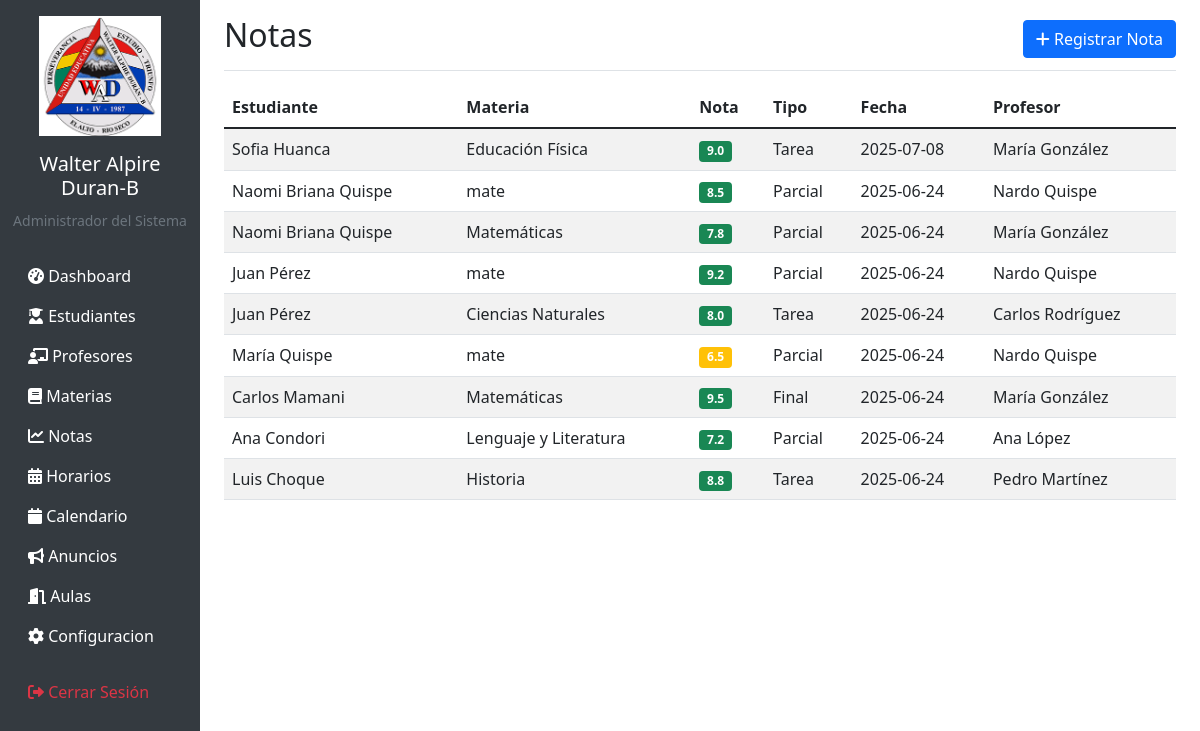
Page /grades (signed in) on the committed database.
### tables this page shows
CREATE TABLE grades (
            id INTEGER PRIMARY KEY AUTOINCREMENT,
            student_id INTEGER NOT NULL,
            subject_id INTEGER NOT NULL,
            grade_value REAL NOT NULL,
            grade_type TEXT NOT NULL CHECK (grade_type IN ('parcial', 'final', 'tarea')),
            date_recorded DATE DEFAULT CURRENT_DATE,
            teacher_id INTEGER,
            FOREIGN KEY (student_id) REFERENCES students (id),
            FOREIGN KEY (subject_id) REFERENCES subjects (id),
            FOREIGN KEY (teacher_id) REFERENCES teachers (id)
        );

CREATE TABLE subjects (
            id INTEGER PRIMARY KEY AUTOINCREMENT,
            name TEXT NOT NULL,
            description TEXT,
            teacher_id INTEGER,
            FOREIGN KEY (teacher_id) REFERENCES teachers (id)
        );

### app.py (the view)
@app.route('/grades')
@login_required
def list_grades():
    conn = get_db_connection()
    if session['user_role'] == 'padre':
        grades = conn.execute('''
            SELECT g.*, s.first_name || ' ' || s.last_name as student_name,
                   sub.name as subject_name, t.first_name || ' ' || t.last_name as teacher_name
            FROM grades g
            JOIN students s ON g.student_id = s.id
            JOIN subjects sub ON g.subject_id = sub.id
            JOIN teachers t ON g.teacher_id = t.id
            WHERE s.parent_id = ?
            ORDER BY g.date_recorded DESC
        ''', (session['user_id'],)).fetchall()
    else:
        grades = conn.execute('''
            SELECT g.*, s.first_name || ' ' || s.last_name as student_name,
                   sub.name as subject_name, t.first_name || ' ' || t.last_name as teacher_name
            FROM grades g
            JOIN students s ON g.student_id = s.id
            JOIN subjects sub ON g.subject_id = sub.id
            JOIN teachers t ON g.teacher_id = t.id
            ORDER BY g.date_recorded DESC
        ''').fetchall()
    conn.close()
    return render_template('grades/list.html', grades=grades)

### app.py (called while the page is built)
def get_db_connection():
    conn = sqlite3.connect(DATABASE)
    conn.row_factory = sqlite3.Row
    return conn

def login_required(f):
    @wraps(f)
    def decorated_function(*args, **kwargs):
        if 'user_id' not in session:
            return redirect(url_for('login'))
        return f(*args, **kwargs)
    return decorated_function

### templates/grades/list.html (shortened to what this page needs)
{% extends "base.html" %}
{% block content %}
<div class="d-flex justify-content-between flex-wrap flex-md-nowrap align-items-center pt-3 pb-2 mb-3 border-bottom">
    <h1 class="h2">Notas</h1>
    {% if session.user_role in ['director', 'profesor'] %}
    <div class="btn-toolbar mb-2 mb-md-0">
        <a href="{{ url_for('add_grade') }}" class="btn btn-primary">
            <i class="fas fa-plus"></i> Registrar Nota
        </a>
    </div>
    {% endif %}
</div>
<div class="table-responsive">
    <table class="table table-striped table-hover">
        <thead>
            <tr>
                <th>Estudiante</th>
                <th>Materia</th>
                <th>Nota</th>
                <th>Tipo</th>
                <th>Fecha</th>
                <th>Profesor</th>
            </tr>
        </thead>
        <tbody>
            {% for grade in grades %}
            <tr>
                <td>{{ grade.student_name }}</td>
                <td>{{ grade.subject_name }}</td>
                <td>
                    <span class="badge bg-{{ 'success' if grade.grade_value >= 7 else 'warning' if grade.grade_value >= 5 else 'danger' }}">
                        {{ grade.grade_value }}
                    </span>
                </td>
                <td>{{ grade.grade_type.title() }}</td>
                <td>{{ grade.date_recorded }}</td>
                <td>{{ grade.teacher_name }}</td>
            </tr>
            {% else %}
            <tr>
                <td colspan="6" class="text-center">No hay notas registradas</td>
            </tr>
            {% endfor %}
        </tbody>
    </table>
</div>
{% endblock %}

### rows in the picture
grades: student_name "Sofia Huanca", subject_name "Educación Física", grade_value "9.0", grade_type "Tarea", date_recorded "2025-07-08", teacher_name "María González"
grades: student_name "Naomi Briana Quispe", subject_name "mate", grade_value "8.5", grade_type "Parcial", date_recorded "2025-06-24", teacher_name "Nardo Quispe"
grades: student_name "Naomi Briana Quispe", subject_name "Matemáticas", grade_value "7.8", grade_type "Parcial", date_recorded "2025-06-24", teacher_name "María González"
grades: student_name "Juan Pérez", subject_name "mate", grade_value "9.2", grade_type "Parcial", date_recorded "2025-06-24", teacher_name "Nardo Quispe"
grades: student_name "Juan Pérez", subject_name "Ciencias Naturales", grade_value "8.0", grade_type "Tarea", date_recorded "2025-06-24", teacher_name "Carlos Rodríguez"
grades: student_name "María Quispe", subject_name "mate", grade_value "6.5", grade_type "Parcial", date_recorded "2025-06-24", teacher_name "Nardo Quispe"
grades: student_name "Carlos Mamani", subject_name "Matemáticas", grade_value "9.5", grade_type "Final", date_recorded "2025-06-24", teacher_name "María González"
grades: student_name "Ana Condori", subject_name "Lenguaje y Literatura", grade_value "7.2", grade_type "Parcial", date_recorded "2025-06-24", teacher_name "Ana López"
grades: student_name "Luis Choque", subject_name "Historia", grade_value "8.8", grade_type "Tarea", date_recorded "2025-06-24", teacher_name "Pedro Martínez"

### other values in the picture
{{ session.full_name }} "Administrador del Sistema"
